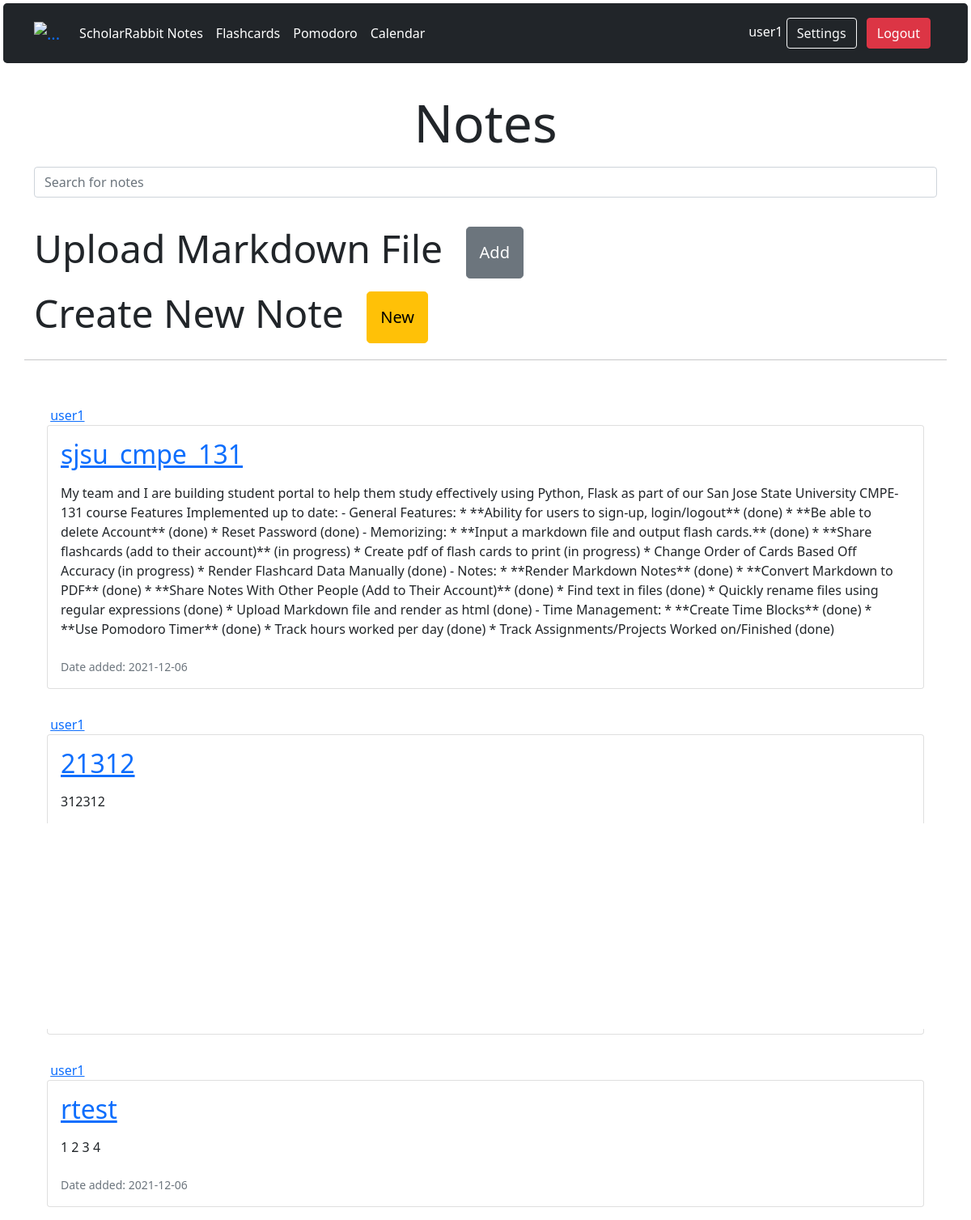
The app's page /notes (signed in) with its own data.
### projectdir/models.py (models this page shows, shortened)
class User(database.Model, UserMixin):
    id = database.Column(database.Integer, primary_key=True)
    username = database.Column(database.String(20), unique=True, nullable=False)
    email = database.Column(database.String(120), unique=True, nullable=False)
    image_file = database.Column(database.String(20), nullable=False, default='default.jpg')
    password = database.Column(database.String(60), nullable=False)
    data_created = database.Column(database.DateTime, default=datetime.utcnow())
    notes = database.relationship('Note', backref='author', lazy=True)
    flashcards = database.relationship('Flashcard', backref='author', lazy=True)
    events = database.relationship('Events', backref='author', lazy=True)

class Note(database.Model):
    id = database.Column(database.Integer, primary_key=True)
    title = database.Column(database.String(64), nullable=False)
    date = database.Column(database.DateTime, nullable=False, default=datetime.utcnow)
    content = database.Column(database.String, nullable=False)
    user_id = database.Column(database.Integer, database.ForeignKey('user.id'), nullable=False)

### projectdir/routes.py (the view)
@app.route('/notes')
@login_required
def notes():
    user = User.query.filter_by(username=current_user.username).first()
    notes = Note.query.filter_by(user_id=user.id).all()
    return render_template('notes/notes.html', notes=notes, title='Notes')

### projectdir/models.py (called while the page is built)
@login_manager.user_loader
def load_user(user_id):
    return User.query.get(user_id)

### projectdir/templates/notes/notes.html (shortened to what this page needs)
{% extends "layouts.html" %}
{% block content %}
    <div class="jumbotron jumbotron-fluid">
        <h1 align="center" class="display-3 mb-3"> Notes </h1>
        <div class="container">
            {% if current_user.is_authenticated %}
                <form class="col-12 col-lg-auto mb-3 mb-lg-1 me-lg-3 pb-3 col-lg-12" method="GET"
                      action="{{ url_for('n_search') }}">
                    <input type="search" class="form-control form-control-dark" placeholder="Search for notes" name="q">
                </form>
            {% endif %}
            <h1 class="display-5 mt-lg-3"> Upload Markdown File
                <a class='btn btn-secondary btn-lg mt-1 mb-1 m-3 p-3' href="http://127.0.0.1:5000/notes/upload">
                    Add</a></h1>
            <h1 class="display-5"> Create New Note
                <a class="btn btn-warning btn-lg mt-1 mb-1 m-3 p-3" href="http://127.0.0.1:5000/notes/add">New</a></h1>
        </div>
    </div>
<hr class=" container divider">
    <div class="container"><br>
        {% for note in notes %}
            <article class="media content-section m-3 pb-lg-3">
                <a class="mr-2" href="#">{{ note.author.username }}</a>
                <li class="card p-3">
                    <div class="card-title">
                        <h2><a class="article-title card-title" href="{{ url_for('note', note_id=note.id) }}">{{ note.title }}</a></h2>
                        <p class="article-content mt-3">{{ note.content }}</p>
                    </div>
                    <small class="text-muted">Date added: {{ note.date.strftime('%Y-%m-%d') }}</small>
                </li>
            </article>
        {% endfor %}
    </div>
{% endblock content %}

### projectdir/templates/layouts.html (shortened to what this page needs)
<!DOCTYPE html>
<html lang="en">
<head>
    <link href="https://cdn.jsdelivr.net/npm/bootstrap@5.1.1/dist/css/bootstrap.min.css" rel="stylesheet"
>
    <link rel="stylesheet" href="{{ url_for('static',filename='css/main.css') }}">
    <link rel="stylesheet" href="{{ url_for('static',filename='js/main.js') }}">
</head>
<body>
<header class="m-1 p-3 bg-dark text-white rounded-3">
    <div class="container">
        <div class="d-flex flex-wrap align-items-center justify-content-center justify-content-lg-start">
            <a class="navbar-brand">
                <img src="https://placeholder.pics/svg/150x50/888888/EEE/Logo" alt="..." height="36">
            </a>
            {% if current_user.is_authenticated %}
                <ul class="nav col-12 col-lg-auto me-lg-auto mb-2 justify-content-center mb-md-0">
                    <li><a href="{{ url_for('notes') }}" class="nav-link px-2 text-white">ScholarRabbit Notes</a></li>
                    <li><a href="{{ url_for('flashcards') }}" class="nav-link px-2 text-white">Flashcards</a></li>
                    <li><a href="{{ url_for('time') }}" class="nav-link px-2 text-white">Pomodoro</a></li>
                    <li><a href="{{ url_for('calendar') }}" class="nav-link px-2 text-white">Calendar</a></li>
                </ul>
            {% else %}
                <ul class="nav col-12 col-lg-auto me-lg-auto mb-2 justify-content-center mb-md-0">
                    <li><a href="{{ url_for('homepage') }}" class="nav-link px-2 text-white">ScholarRabbit</a></li>
                </ul>
            {% endif %}
            <div class="text-end">
                {% if current_user.is_authenticated %}
                    <a>{{ current_user.username }}</a>
                    <a href="{{ url_for('account') }}" style="text-decoration: none">
                        <button type="button" class="btn btn-outline-light me-2">Settings</button>
                    </a>
                    <a href="{{ url_for('logout') }}" style="text-decoration: none">
                        <button type="button" class="btn btn-danger me-2 ">Logout</button>
                    </a>
                {% endif %}
            </div>
        </div>
    </div>
</header>
<div class="container w-50 p-3">
</div>
{% block content %}
{% endblock content %}
</body>
</html>

### projectdir/static/css/main.css (style rules this page uses)
html, body { margin: 0; padding: 0; height: 100%; }
:root { --pomodoro: hsl(223, 25%, 40%); --shortBreak: hsl(48, 23%, 40%); --longBreak: hsl(105, 16%, 40%); }

### records on screen
User: username "user1"
Note: author.username "user1", title "sjsu_cmpe_131", content "My team and I are building student portal to help them study effectively using Python, Flask as part of our San Jose State University CMPE-131 course Features Implemented up to date: - General Features: * **Ability for users to sign-up, login/logout** (done) * **Be able to delete Account** (done) * Reset Password (done) - Memorizing: * **Input a markdown file and output flash cards.** (done) * **Share flashcards (add to their account)** (in progress) * Create pdf of flash cards to print (in progress) * Change Order of Cards Based Off Accuracy (in progress) * Render Flashcard Data Manually (done) - Notes: * **Render Markdown Notes** (done) * **Convert Markdown to PDF** (done) * **Share Notes…", date "2021-12-06"
Note: author.username "user1", title "21312", content "312312"
Note: author.username "user1", title "rtest", content "1 2 3 4", date "2021-12-06"
